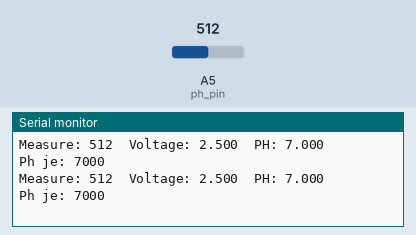
This sketch was run on a simulated Arduino Uno, built with avr-gcc and run on an emulated ATmega328P. Shown: the last lines printed to the serial monitor. The inputs (shaded band) are chosen by the test bench; at power-on: A5 (ph_pin) = 512.

Above: at 2.8 s.
2.9 s: A5 (ph_pin) set to 716
At 5.3 s:
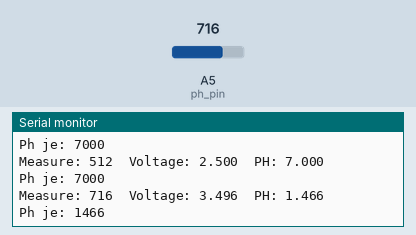
5.6 s: A5 (ph_pin) set to 900
At 7.0 s:
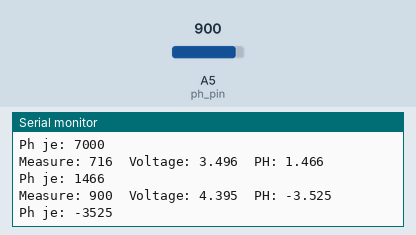
Timing chart, 0 to 8.6 s (numbered marks = the images above; inputs shaded):
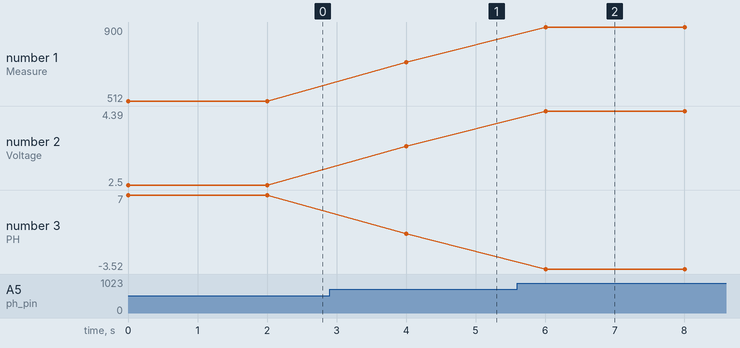

The sketch:

mirjan.ino
```cpp
int ph_pin = A5; //This is the pin number connected to Po
float Po;
int pH;

void setup() {
  Serial.begin(9600);
}

void loop() {
  measure_ph();
  Serial.print("Ph je: ");
  Serial.println(pH);
  delay(2000);
}

void measure_ph() {
  int measure = analogRead(ph_pin);
  Serial.print("Measure: ");
  Serial.print(measure);
  double voltage = 5 / 1024.0 * measure; //classic digital to voltage conversion
  Serial.print("\tVoltage: ");
  Serial.print(voltage, 3);
  // PH_step = (voltage@PH7 - voltage@PH4) / (PH7 - PH4)
  // PH_probe = PH7 - ((voltage@PH7 - voltage@probe) / PH_step)
  Po = 7 + ((2.5 - voltage) / 0.18);
  pH = Po*1000;
  Serial.print("\tPH: ");
  Serial.print(Po, 3);
  Serial.println("");
}
```

Measured:
- after the input at 2.9 s, the serial monitor: prints a new line after 1.1 s (image 1)
- after the input at 5.6 s, the serial monitor: prints a new line after 0.41 s (image 2)
- plotted number 1: 512 → 716 after the input at 2.9 s, 716 → 900 after the input at 5.6 s
- plotted number 2: 2.5 → 3.5 after the input at 2.9 s, 3.5 → 4.39 after the input at 5.6 s
- plotted number 3: 7 → 1.47 after the input at 2.9 s, 1.47 → -3.52 after the input at 5.6 s
